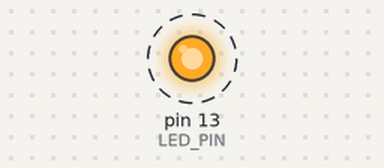
A sketch run on a simulated Arduino Uno, built with avr-gcc and run on an emulated ATmega328P. On the bench: output pins drawn as LEDs (lit = HIGH). Dashed ring = blinking. What the sketch prints to the serial monitor is not drawn.

Above: at 0.15 s.
Timing chart, 0 to 3.0 s (numbered marks = the images above):
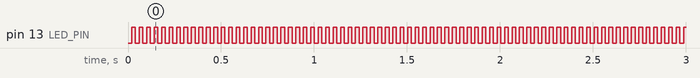

The sketch:

midi_output.ino
```cpp
/* arduino midi controler */
/* http://www.devsector.ch/cavimaster/2013/12/4-knobs-controleur-midi-arduino/ */

#define NOTE_ON 0x90
#define NOTE_OFF 0x80
#define CHANNEL 1
#define VELOCITY 0x7f
#define SONG_SIZE 6
#define BLANCHE 1000
#define NOIRE 500
#define CROCHE 250
#define LED_PIN 13

const char NOTES[SONG_SIZE] = {59, 45, 64, 61, 71, 68};
const int DURATIONS[SONG_SIZE] = {NOIRE, NOIRE, NOIRE, CROCHE, CROCHE, BLANCHE};
//const int DURATIONS[SONG_SIZE] = {20,20,20,20,20,20};

void noteOn(char channel, char note, char velocity)
{
    Serial.write(NOTE_ON + channel - 1);
    Serial.write(note);
    Serial.write(velocity);
}
void noteOff(char channel, char note)
{
    Serial.write(NOTE_OFF + channel - 1);
    Serial.write(note);
    Serial.write(0);
}

void setup()
{
    Serial.begin(31250);
    pinMode(LED_PIN, OUTPUT);
}

void loop()
{
    char x = 0;
    for(x = 0; x < 200; x++)
    {
        noteOn(CHANNEL, x, VELOCITY);
        if(x & 1 == 1)
        {
            digitalWrite(LED_PIN, HIGH);
        }
        else
        {
            digitalWrite(LED_PIN, LOW);
        }
        delay(20);//DURATIONS[x]);
        noteOff(CHANNEL, x);//NOTES[x]);
    }
        for(x = 150; x > 0; x--)
    {
        noteOn(CHANNEL, x, VELOCITY);
        if(x & 1 == 1)
        {
            digitalWrite(LED_PIN, HIGH);
        }
        else
        {
            digitalWrite(LED_PIN, LOW);
        }
        delay(20);//DURATIONS[x]);
        noteOff(CHANNEL, x);//NOTES[x]);
    }
}
```

Measured:
- by itself, pin 13 (LED_PIN): alternates HIGH for 0.02 s and LOW for 0.02 s
